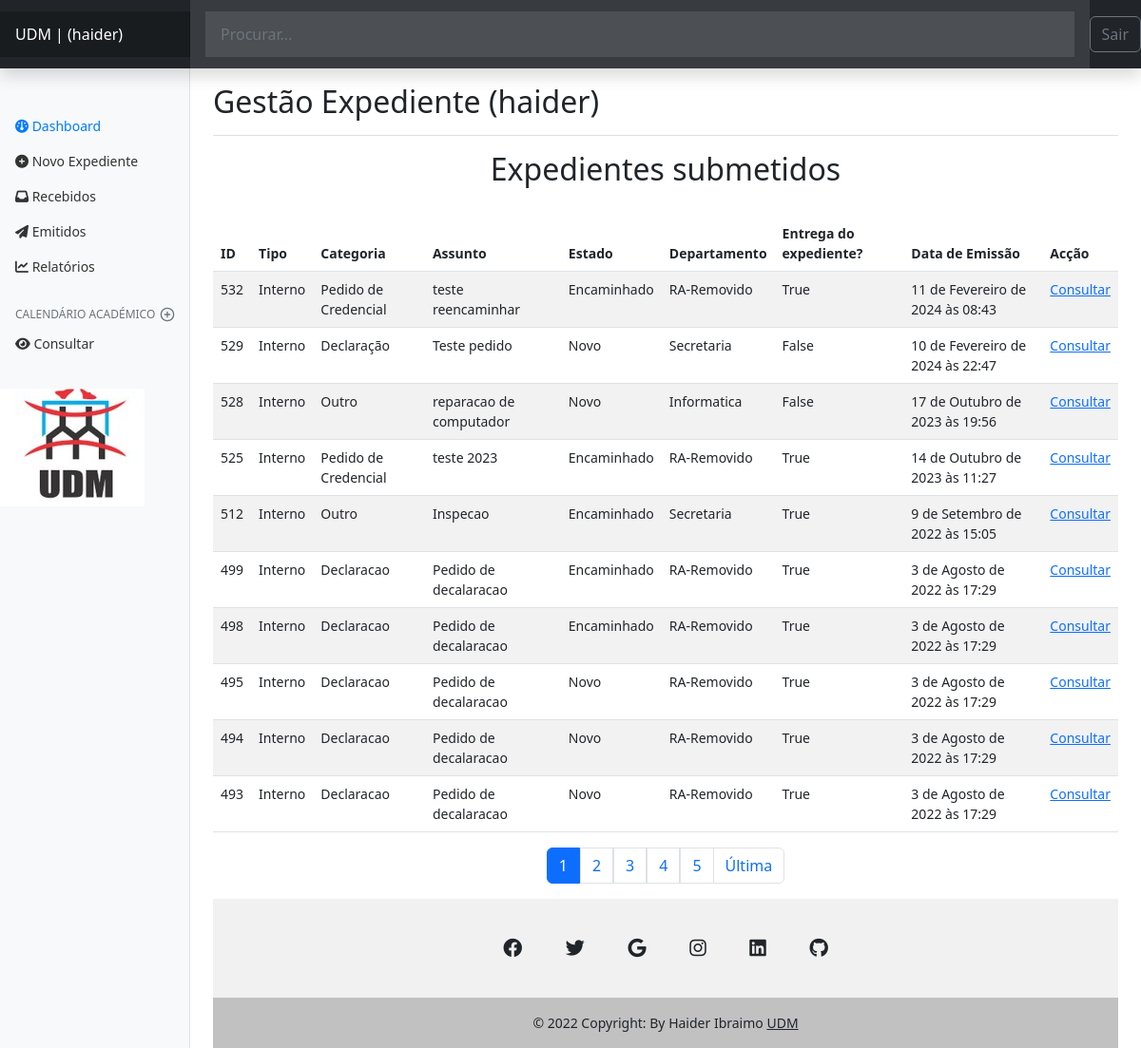
Page /authors/dashbord/expedient/emitidos (signed in) on the committed database.
### expedient/models.py (models this page shows, shortened)
class Expedient(models.Model):
    numero_Ex = models.IntegerField()
    tipo = models.CharField(max_length=50)
    departamento = models.CharField(max_length=100)
    categoria = models.CharField(max_length=100)
    assunto = models.CharField(max_length=150, null=False, )
    prioridade = models.CharField(max_length=20)
    confidencial = models.BooleanField(default=False)
    descricao = models.TextField(null=True, )
    estado = models.CharField(max_length=20)
    anexo = models.FileField(
        upload_to='expedient/uploads/%Y/%m/%d/', null=True,)
    data_emissao = models.DateTimeField(auto_now_add=True)
    data_recepcao = models.DateTimeField(auto_now=True)
    recebido = models.BooleanField(default=False)
    slug = models.SlugField()
    departamento = models.ForeignKey(
        Departamento, on_delete=models.SET_NULL, null=True, default=None)
    usuario = models.ForeignKey(User, on_delete=models.SET_NULL, null=True)

class Departamento(models.Model):
    nome = models.CharField(max_length=65)
    def __str__(self):
        return self.nome

### authors/views.py (the view)
# urls.py: path('dashbord/expedient/emitidos', views.dashbord_expedient_emitidos,
@login_required(login_url='authors:login', redirect_field_name='next')
def dashbord_expedient_emitidos(request):
    expedients = Expedient.objects.filter(
        usuario=request.user,
    ).exclude(estado='Respondido')
    funcionario = Funcionario.objects.filter(author=request.user).first()
    page_obj, pagination_range = make_pagination(
        request, expedients, PER_PAGE)
    return render(request,
                  'authors/pages/dashbord_emitidos.html', context={
                      'expedients': page_obj,
                      'pagination_range': pagination_range,
                      'funcionario': funcionario,
                  }
                  )

### authors/templates/authors/pages/dashbord_emitidos.html (shortened to what this page needs)
{% extends 'global/base.html' %}
{% block content %}
  <H2 align="center">Expedientes submetidos</H2>
  <br>
  <table class="table table-striped table-hover">
    <thead>
     <tr>
        <th>ID</th>
        <th>Tipo</th>
        <th>Categoria</th>
        <th>Assunto</th>
        <th>Estado</th>
        <th>Departamento</th>
        <th>Entrega do expediente?</th>
        <th>Data de Emissão</th>
        <th>Acção</th>
     </tr>
      </thead>
    {% for expedient in expedients %}
    <tr>
        <td> {{ expedient.id }} </td>
        <td>{{ expedient.tipo }}</td>
        <td>{{ expedient.categoria }}</td>
        <td>{{ expedient.assunto }}</td>
        <td>{{ expedient.estado }}</td>
        <td>{{ expedient.departamento }}</td>
        <td>{{ expedient.recebido }}</td>
        <td>{{ expedient.data_emissao }}</td>
        <td> <a href="{% url 'authors:dashbord_expedient_detail' expedient.id %}">Consultar</a> </td>
     </tr>
    {% empty %}
        <p style="color:red">Não tens nenhum expediente emitido, crie um.</p>
    {% endfor %}
</table>
{% endblock content %}

### expedient/templates/expedient/partials/header.html (shortened to what this page needs)
{% if request.user.is_authenticated %}
<header class="navbar navbar-dark sticky-top bg-dark flex-md-nowrap p-0 shadow">
    <a class="navbar-brand col-md-3 col-lg-2 me-0 px-3 fs-6" href="{% url 'authors:dashbord' %}">UDM  | ({{ request.user.username }}) </a>
    <form action="{% url 'authors:search' %}" method="get" class="form-control form-control-dark w-100 rounded-0 border-0">
    <input class="form-control form-control-dark w-100 rounded-0 border-0" type="text" placeholder="Procurar..." name="search"  aria-label="Search" value="{{ search_term }}">
    </form>
    <div class="navbar-nav">
      <div class="nav-item text-nowrap">
        <form action="{% url 'authors:logout' %}" method="POST">
          <button class="btn btn-outline-secondary" type="submit"> Sair</button>
      </form>
      </div>
    </div>
  </header>
  <div class="container-fluid">
    <div class="row">
      <nav id="sidebarMenu" class="col-md-3 col-lg-2 d-md-block bg-light sidebar collapse">
        <div class="position-sticky pt-3 sidebar-sticky">
          <ul class="nav flex-column"  style="padding-top: 25%;">
            <li class="nav-item">
              <a class="nav-link active" aria-current="page" href="{% url 'authors:dashbord' %}">
                <i class="fa-solid fa-gauge"></i>
                Dashboard
              </a>
            </li>
            <li class="nav-item">
              <a class="nav-link" href="{% url 'authors:dashbord_expedient_new' %}">
               <i class="fa-sharp fa-solid fa-circle-plus"></i>
              Novo Expediente
              </a>
            </li>
            <li class="nav-item">
              <a class="nav-link" href="{% url 'authors:dashbord_expedient_recebidos' %}">
                <i class="fa-sharp fa-solid fa-inbox"></i>
                Recebidos
              </a>
            </li>
            <li class="nav-item">
              <a class="nav-link" href="{% url 'authors:dashbord_expedient_emitidos' %}">
                <i class="fa-sharp fa-solid fa-paper-plane"></i>
                Emitidos
              </a>
            </li>
            <li class="nav-item">
              <a class="nav-link" href="#">
                <i class="fa-sharp fa-solid fa-chart-line"></i>
                Relatórios
              </a>
            </li>
          </ul>
          <h6 class="sidebar-heading d-flex justify-content-between align-items-center px-3 mt-4 mb-1 text-muted text-uppercase">
                <span>Calendário Académico</span>
                <a class="link-secondary" href="#" aria-label="Add a new report">
                  <span data-feather="plus-circle" class="align-text-bottom"></span>
                </a>
              </h6>
              <ul class="nav flex-column mb-2">
                <li class="nav-item">
                  <a class="nav-link" href="{% url 'calendario:calendario_interno'  %}">
                    <i class="fa-solid fa-eye"></i>
                    Consultar
                  </a>
                </li>
              </ul>
  <br>
  <marquee>
  <img  src="../../../media/expedient/images/udm.jpg " alt="" ></marquee>
        </div>
      </nav>
      <main class="col-md-9 ms-sm-auto col-lg-10 px-md-4">
        <div class="d-flex justify-content-between flex-wrap flex-md-nowrap align-items-center pt-3 pb-2 mb-3 border-bottom">
          <h1 class="h2">Gestão Expediente ({{request.user.username}}) </h1>
        </div>
{% endif %}

### base_static/expedient/css/dashboard.css (style rules this page uses)
body { font-size: .875rem; }
.feather { width: 16px; height: 16px; vertical-align: text-bottom; }
.sidebar { position: fixed; top: 0; bottom: 0; left: 0; z-index: 100; padding: 0; box-shadow: inset -1px 0 0 rgba(0, 0, 0, .1); }
.sidebar-sticky { position: -webkit-sticky; position: sticky; top: 48px; height: calc(100vh - 48px); padding-top: .5rem; overflow-x: hidden; overflow-y: auto; }
.sidebar .nav-link { font-weight: 500; color: #333; }
.sidebar .nav-link.active { color: #007bff; }
.sidebar-heading { font-size: .75rem; text-transform: uppercase; }
.navbar-brand { padding-top: .75rem; padding-bottom: .75rem; font-size: 1rem; background-color: rgba(0, 0, 0, .25); box-shadow: inset -1px 0 0 rgba(0, 0, 0, .25); }
.navbar .form-control { padding: .75rem 1rem; border-width: 0; border-radius: 0; }
.form-control-dark { color: #fff; background-color: rgba(255, 255, 255, .1); border-color: rgba(255, 255, 255, .1); }
.border-bottom { border-bottom: 1px solid #e5e5e5; }

### rows in the picture
Expedient: id "532", tipo "Interno", categoria "Pedido de Credencial", assunto "teste reencaminhar", estado "Encaminhado", departamento "RA-Removido", recebido "True", data_emissao "11 de Fevereiro de 2024 às 08:43"
Expedient: id "529", tipo "Interno", categoria "Declaração", assunto "Teste pedido", estado "Novo", departamento "Secretaria", recebido "False", data_emissao "10 de Fevereiro de 2024 às 22:47"
Expedient: id "528", tipo "Interno", categoria "Outro", assunto "reparacao de computador", estado "Novo", departamento "Informatica", recebido "False", data_emissao "17 de Outubro de 2023 às 19:56"
Expedient: id "525", tipo "Interno", categoria "Pedido de Credencial", assunto "teste 2023", estado "Encaminhado", departamento "RA-Removido", recebido "True", data_emissao "14 de Outubro de 2023 às 11:27"
Expedient: id "512", tipo "Interno", categoria "Outro", assunto "Inspecao", estado "Encaminhado", departamento "Secretaria", recebido "True", data_emissao "9 de Setembro de 2022 às 15:05"
Expedient: id "499", tipo "Interno", categoria "Declaracao", assunto "Pedido de decalaracao", estado "Encaminhado", departamento "RA-Removido", recebido "True", data_emissao "3 de Agosto de 2022 às 17:29"
Expedient: id "498", tipo "Interno", categoria "Declaracao", assunto "Pedido de decalaracao", estado "Encaminhado", departamento "RA-Removido", recebido "True", data_emissao "3 de Agosto de 2022 às 17:29"
Expedient: id "495", tipo "Interno", categoria "Declaracao", assunto "Pedido de decalaracao", estado "Novo", departamento "RA-Removido", recebido "True", data_emissao "3 de Agosto de 2022 às 17:29"
Expedient: id "494", tipo "Interno", categoria "Declaracao", assunto "Pedido de decalaracao", estado "Novo", departamento "RA-Removido", recebido "True", data_emissao "3 de Agosto de 2022 às 17:29"
Expedient: id "493", tipo "Interno", categoria "Declaracao", assunto "Pedido de decalaracao", estado "Novo", departamento "RA-Removido", recebido "True", data_emissao "3 de Agosto de 2022 às 17:29"

### other values in the picture
{{ request.user.username }} "haider"
{{ page }} "1"
{{ page }} "2" "3" "4" "5"
